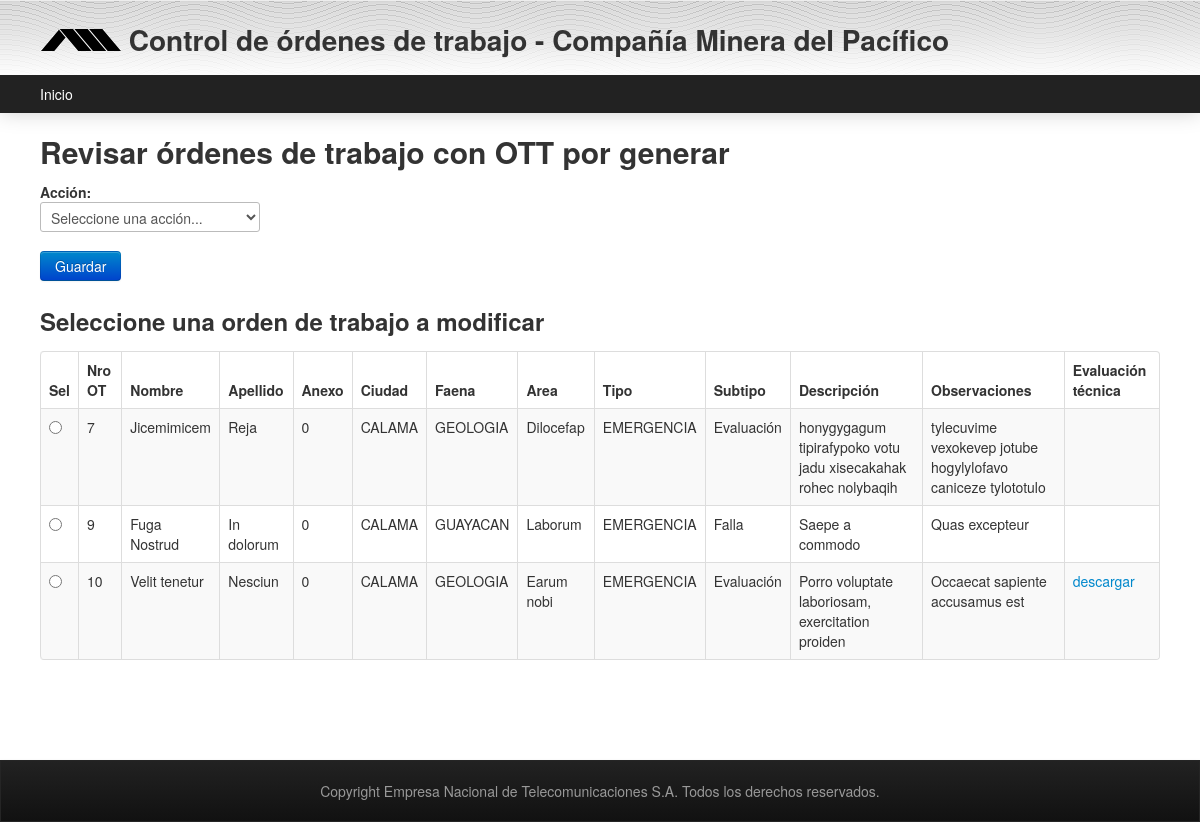
/cmp/ordendetrabajo/entel/generar_ott.php, run on an earlier commit of the app's database.
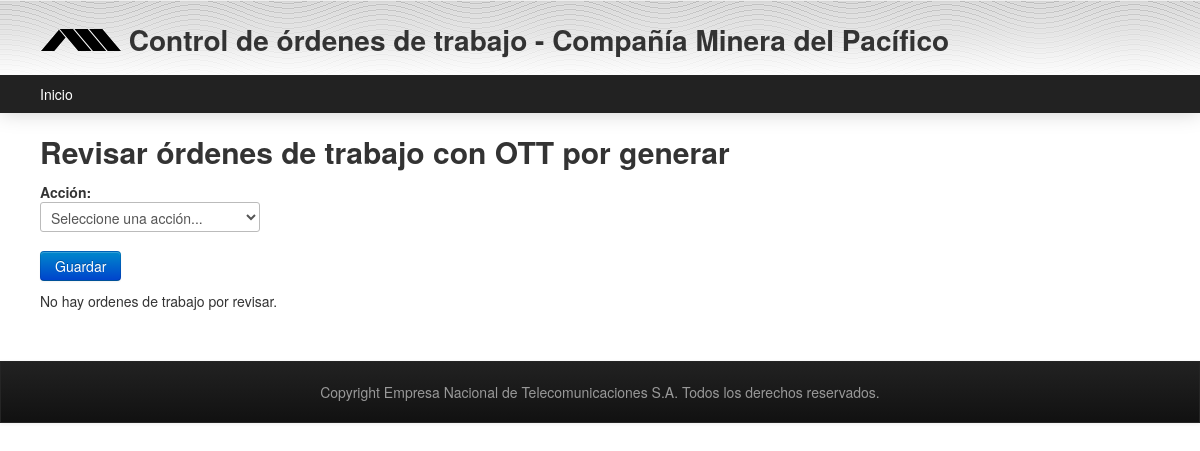
And on a later commit of the database.
### tables this page shows
CREATE TABLE IF NOT EXISTS `orden_de_trabajo` (
  `idorden_de_trabajo` int(11) NOT NULL AUTO_INCREMENT,
  `nombre` varchar(50) DEFAULT NULL,
  `apellido` varchar(50) DEFAULT NULL,
  `anexo` int(11) DEFAULT NULL,
  `ciudad` varchar(45) DEFAULT NULL,
  `faena` varchar(45) DEFAULT NULL,
  `area` varchar(45) DEFAULT NULL,
  `tipo_ot` varchar(45) DEFAULT NULL,
  `subtipo_ot` varchar(45) DEFAULT NULL,
  `descripcion` text,
  `observaciones` text,
  `evaluacion_tecnica` varchar(300) DEFAULT NULL,
  `nro_ott` varchar(50) DEFAULT NULL,
  PRIMARY KEY (`idorden_de_trabajo`)
);

### cmp/ordendetrabajo/entel/generar_ott.php (the view, shortened to what this page needs)
<!DOCTYPE HTML PUBLIC "-//W3C//DTD HTML 4.01 Transitional//EN" "http://www.w3.org/TR/html4/loose.dtd">
<html>
<head>
  <?php include ("../../include/head.php")?>
</head>
<body>
<div id="container">
<?php include ("../../include/menu.php"); ?>
<div id="content">
<h2>Revisar &oacute;rdenes de trabajo con OTT por generar</h2>
<form id='form' action='' method='POST'>
    <p><b>Acci&oacute;n:</b><br>
    <select name="accion">
        <option value=ninguno>Seleccione una acci&oacute;n...</option>
    </select></p>
    <p><input type='submit' value='Guardar' class="btn btn-primary"><input type='hidden' value='1' name='submitted'>
<?php
     $sql= "SELECT `idorden_de_trabajo`, `nombre`, `apellido`, `anexo`, `ciudad`, `faena`, `area`, `tipo_ot`, `subtipo_ot`, `descripcion`, `observaciones`, `evaluacion_tecnica`
       FROM `orden_de_trabajo`, `historial_ot`
       WHERE  `estado` = 'GENERACIÓN OTT' AND `idorden_de_trabajo` = `orden_de_trabajo_idorden_de_trabajo`  AND `termino` IS NULL " ;
   $result = mysql_query($sql) or die(mysql_error());
   $rows = mysql_num_rows($result);
?>
    <div style="overflow-x: auto; overflow-y: hidden;">
<?php
     if ( $rows == 0) : ?>
    	<p>No hay ordenes de trabajo por revisar.</p>
<?php else : ?>
	<h3>Seleccione una orden de trabajo a modificar</h3>
    <table id="tabla_ot" class="table table-striped table-bordered">
      <thead>
      <tr>
      	<th scope="col">Sel</th>
   		<th scope="col">Nro OT</th>
		<th scope="col">Nombre</th>
		<th scope="col">Apellido</th>
		<th scope="col">Anexo</th>
		<th scope="col">Ciudad</th>
		<th scope="col">Faena</th>
		<th scope="col">Area</th>
		<th scope="col">Tipo</th>
		<th scope="col">Subtipo</th>
		<th scope="col">Descripci&oacute;n</th>
		<th scope="col">Observaciones</th>
		<th scope="col">Evaluaci&oacute;n t&eacute;cnica</th>
      </tr>
      </thead>
      <tbody>
   <?php
     for ($i = 0; $i < $rows; $i++)
     $ot[] = mysql_fetch_assoc($result);
   ?>
	    <?php for ($i = 0; $i < $rows; $i++): ?>
	<tr>
		<td><input type=radio name=nro_ot value=<?php echo $ot[$i]['idorden_de_trabajo'];?>></td>
		<td><?php echo $ot[$i]['idorden_de_trabajo']; ?></td>
		<td><?php echo $ot[$i]['nombre']; ?></td>
		<td><?php echo $ot[$i]['apellido']; ?></td>
		<td><?php echo $ot[$i]['anexo']; ?></td>
		<td><?php echo $ot[$i]['ciudad']; ?></td>
		<td><?php echo $ot[$i]['faena'] ?></td>
		<td><?php echo $ot[$i]['area']; ?></td>
		<td><?php echo $ot[$i]['tipo_ot'] ?></td>
		<td><?php echo $ot[$i]['subtipo_ot']; ?></td>
		<td><?php echo $ot[$i]['descripcion']; ?></td>
		<td><?php echo $ot[$i]['observaciones']; ?></td>
    	<td><?php if(isset($ot[$i]['evaluacion_tecnica'])) echo "<a href='../../public_html/upload/archivos/".$ot[$i]['evaluacion_tecnica']."' >descargar</a>"; ?></td>
	 </tr>
    <?php
             endfor;
    ?>
      </tbody>
    </table>
<br>
<br>
<?php endif; ?>
    </div>
</form>
</div>
<?php include ("../../include/footer.php") ?>
</div>
</body>
</html>

What changed in the data, as far as the page shows it:
removed orden_de_trabajo: idorden_de_trabajo "7", nombre "Jicemimicem", apellido "Reja", anexo "0", ciudad "CALAMA", faena "GEOLOGIA", area "Dilocefap", tipo_ot "EMERGENCIA", subtipo_ot "Evaluación", descripcion "honygygagum tipirafypoko votu jadu xisecakahak rohec nolybaqih", observaciones "tylecuvime vexokevep jotube hogylylofavo caniceze tylototulo"
removed orden_de_trabajo: idorden_de_trabajo "9", nombre "Fuga Nostrud", apellido "In dolorum", anexo "0", ciudad "CALAMA", faena "GUAYACAN", area "Laborum", tipo_ot "EMERGENCIA", subtipo_ot "Falla", descripcion "Saepe a commodo", observaciones "Quas excepteur"
removed orden_de_trabajo: idorden_de_trabajo "10", nombre "Velit tenetur", apellido "Nesciun", anexo "0", ciudad "CALAMA", faena "GEOLOGIA", area "Earum nobi", tipo_ot "EMERGENCIA", subtipo_ot "Evaluación", descripcion "Porro voluptate laboriosam, exercitation proiden", observaciones "Occaecat sapiente accusamus est"
Also different on the page:
text no longer shown: "Seleccione una orden de trabajo a modificar Sel Nro OT Nombre Apellido Anexo Ciudad Faena Area Tipo Subtipo Descripción Observaciones Evaluación técnica"
text now shown: "No hay ordenes de trabajo por revisar."
